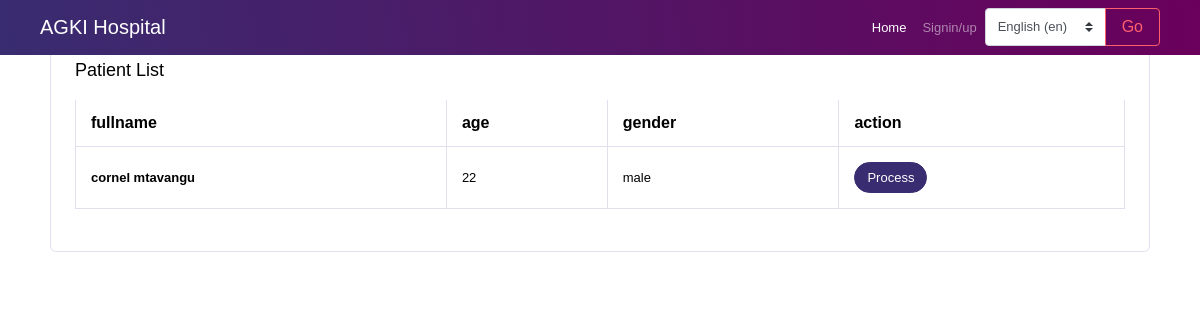
Screenshot of /patientList/ with the database file from the repository.
### app/models.py (models this page shows, shortened)
class Patient(models.Model):
    fullname = models.CharField(max_length=30)
    age = models.IntegerField()
    address = models.CharField(max_length=30)
    gender = models.CharField(max_length=10)
    height = models.IntegerField(null=True,blank=True)
    pressure = models.CharField(max_length=10,null=True,blank=True)
    weight = models.IntegerField(null=True,blank=True)
    date = models.DateTimeField(auto_now_add=True)
    dalili = models.TextField(max_length=500,null=True,blank=True)
    possibleDiseases = models.TextField(max_length=500,null=True,blank=True)
    testConducted = models.TextField(max_length=500,null=True,blank=True)
    labResults = models.TextField(max_length=500,null=True,blank=True)
    actualDiseases = models.TextField(max_length=500,null=True,blank=True)
    otherRecomendation = models.TextField(max_length=500,null=True,blank=True)

### app/views.py (the view)
# urls.py: path('patientList/', views.patientList,name='patientList'),
def patientList(request):
    form = PatientSearchForm(request.POST or None)
    x = Patient.objects.all().order_by('-id')
    patients = Patient.objects.all()
    if request.method == 'POST':
        patients = Patient.objects.filter(fullname__icontains=form['fullname'].value())
    context = {
            'x':x,
            'form':form,
            'patients':patients
        }
    return render(request,'app/patientList.html',context)

### app/forms.py
class PatientSearchForm(forms.ModelForm):
    class Meta:
        model = Patient
        fields = ['fullname']

### app/templates/app/patientList.html (shortened to what this page needs)
{% extends 'app/base.html' %}
{%block content%}
<br>
<div class="container">
<div class="col-12 grid-margin stretch-card">
    <div class="card">
      <div class="card-body">
        <h4 class="card-title">Patient list</h4>
        <div class="row">
        <div class="col-md-6">
        </div>
        <div class="col-md-6">
        </div>
    </div>
        <div class="table-responsive">
            {% if x %}
            <table class="table table-bordered">
                <thead>
                    <tr>
                        <th>fullname</th>
                        <th>age</th>
                        <th>gender </th>
                       <th>action</th>
                        </tr>
                </thead>
                <tbody>
                    {% for i in x %}
                    <tr>
                        <td class="font-weight-bold">{{i.fullname}}</td>
                        <td>{{i.age}}</td>
                        <td>{{i.gender}}</td>
                        <td>
                            <a href="{% url 'patientDetail' i.id %}"><label class="badge badge-primary badge-pill">Process</label></a>
                        </td>
                     </tr>
                    {% endfor %}
                </tbody>
            </table>
            {% else %}
            <br>
            <div class="alert alert-fill-primary" role="alert">
                <i class="fa fa-exclamation-triangle"></i>
                There! No info yet
              </div>
            {% endif %}
        </div>
        <br>
    </div>
    </div>
</div>
</div>
{%endblock%}

### rows the page displays
Patient: fullname "cornel mtavangu", age "22", gender "male"

### other values shown
form field language "English (en)"
